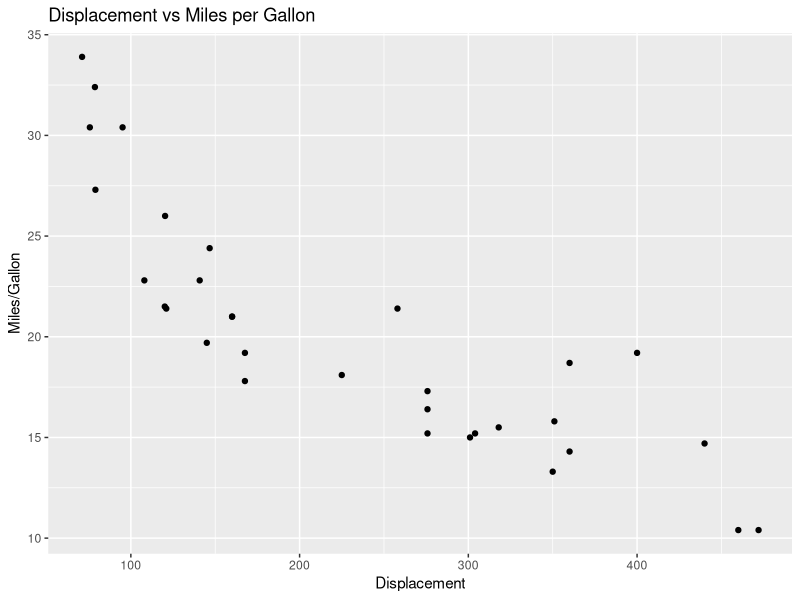
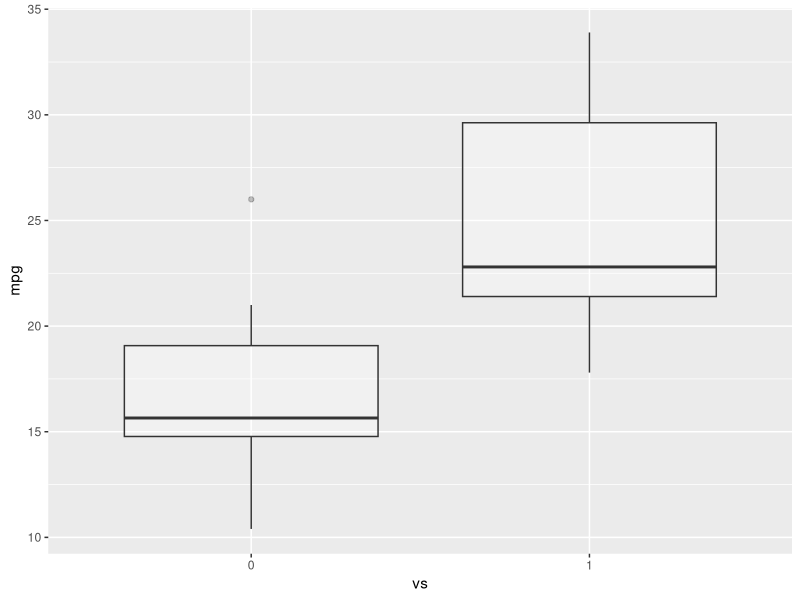
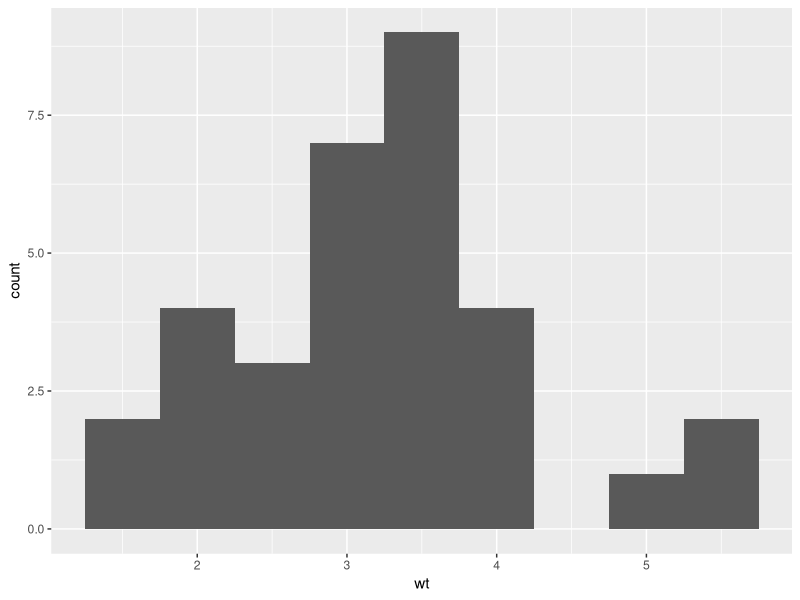

Source code (R) for these figures, in order:
library(datasets)
# Load Data
data(mtcars)
# View first 5 rows
head(mtcars, 5)

?mtcars

#load ggplot2 package
library(ggplot2)
# Create a scatterplot of displacement (disp) and miles per gallon (mpg)
ggplot(aes(x = disp, y  = mpg), data = mtcars) + geom_point() + ggtitle("Displacement vs Miles per Gallon") + labs(x = "Displacement", y = "Miles/Gallon")

# Make vs a factor
mtcars$vs <- as.factor(mtcars$vs)
# Create a boxplot of the distribution for v-shaped and in-line engines
ggplot(aes(x = vs, y = mpg), data = mtcars) + geom_boxplot(alpha = 0.3) + theme(legend.position = "none")

ggplot(aes(x = wt), data = mtcars) + geom_histogram(binwidth = 0.5)
